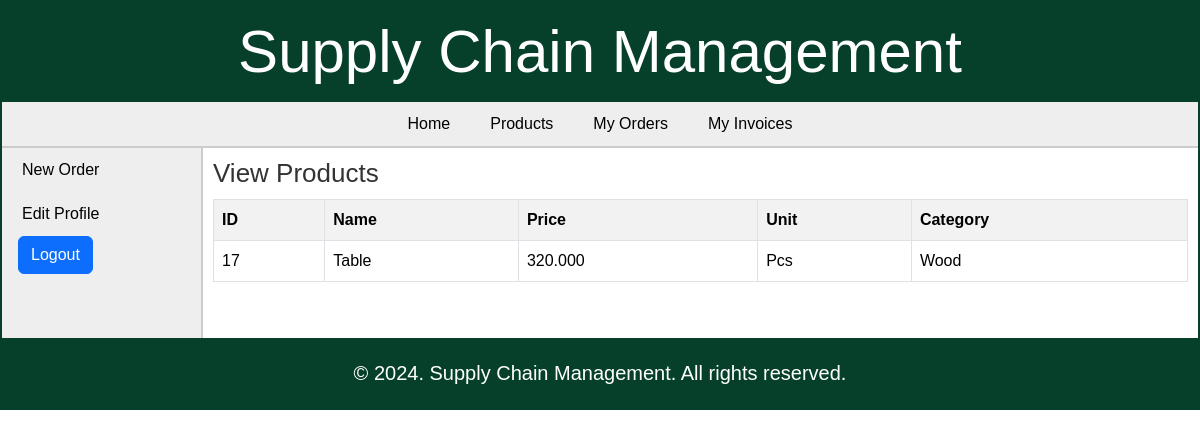
The app's page /retailer/view_products.php (signed in), older data.
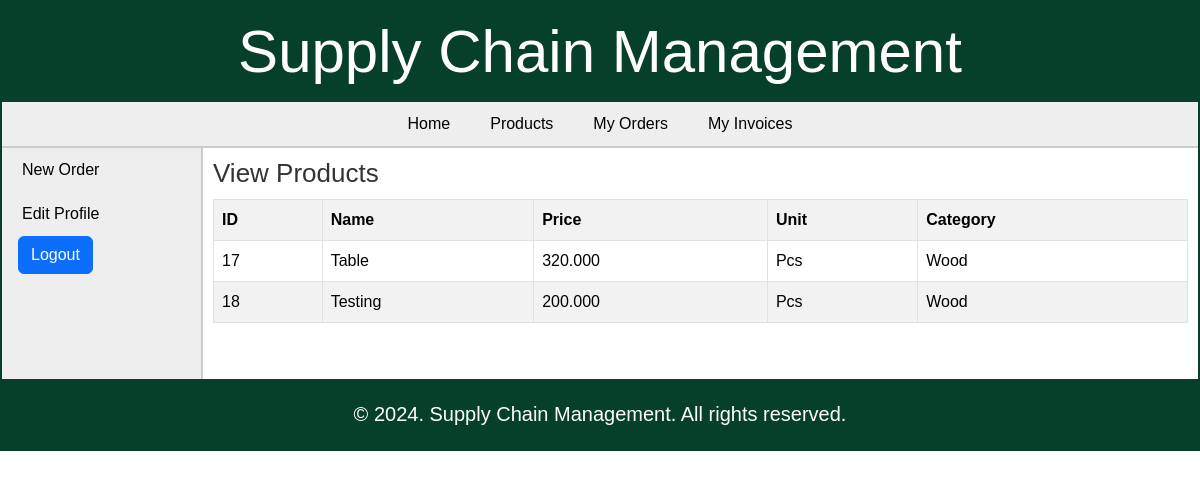
The same page, newer data.
### tables this page shows
CREATE TABLE `products` (
  `pro_id` int(11) NOT NULL,
  `pro_name` varchar(25) NOT NULL,
  `pro_desc` text DEFAULT NULL,
  `pro_price` decimal(10,3) NOT NULL,
  `unit` int(11) NOT NULL,
  `pro_cat` int(11) NOT NULL,
  `quantity` int(6) DEFAULT NULL
);

CREATE TABLE `unit` (
  `id` int(11) NOT NULL,
  `unit_name` varchar(20) NOT NULL,
  `unit_details` text DEFAULT NULL
);

CREATE TABLE `categories` (
  `cat_id` int(11) NOT NULL,
  `cat_name` varchar(25) NOT NULL,
  `cat_details` text DEFAULT NULL
);

### retailer/view_products.php (the view, shortened to what this page needs)
<?php
include("../includes/config.php");
if (isset($_SESSION['retailer_login'])) {
	$query_selectProducts = "SELECT * FROM products,categories,unit WHERE products.pro_cat=categories.cat_id AND products.unit=unit.id ORDER BY pro_id";
	$result_selectProducts = mysqli_query($con, $query_selectProducts);
} else {
	header('Location:../index.php');
}
?>
<!DOCTYPE html>
<html>
<head>
	<link rel="stylesheet" href="../includes/main_style.css">
</head>
<body>
	<?php
	include("../includes/header.inc.php");
	include("../includes/nav_retailer.inc.php");
	include("../includes/aside_retailer.inc.php");
	?>
	<section>
		<h1>View Products</h1>
		<form action="" method="POST" class="form">
			<table class="table table-bordered table-striped">
				<tr>
					<th> ID </th>
					<th> Name </th>
					<th> Price </th>
					<th> Unit </th>
					<th> Category </th>
				</tr>
				<?php $i = 1;
				while ($row_selectProducts = mysqli_fetch_array($result_selectProducts)) { ?>
					<tr>
						<td> <?php echo $row_selectProducts['pro_id']; ?> </td>
						<td> <?php echo $row_selectProducts['pro_name']; ?> </td>
						<td> <?php echo $row_selectProducts['pro_price']; ?> </td>
						<td> <?php echo $row_selectProducts['unit_name']; ?> </td>
						<td> <?php echo $row_selectProducts['cat_name']; ?> </td>
					</tr>
				<?php $i++;
				} ?>
			</table>
		</form>
	</section>
	<?php
	include("../includes/footer.inc.php");
	?>
</body>
</html>

Row changes from the older to the newer data that the page shows:
added products: pro_id "18", pro_name "Testing", pro_price "200.000", unit.unit_name "Pcs", pro_cat.cat_name "Wood"
